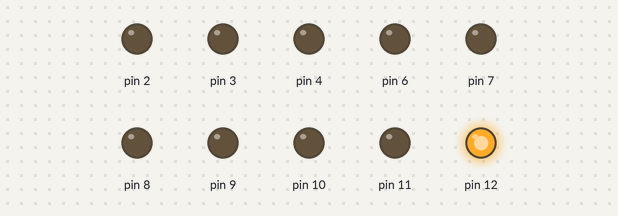
Simulated run of this sketch. Board: Arduino Uno, built with avr-gcc and run on an emulated ATmega328P. Parts: output pins drawn as LEDs (lit = HIGH).

Above: at 0.3 s.
At 10.3 s:
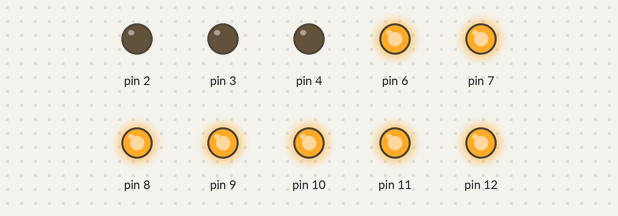
At 11.5 s:
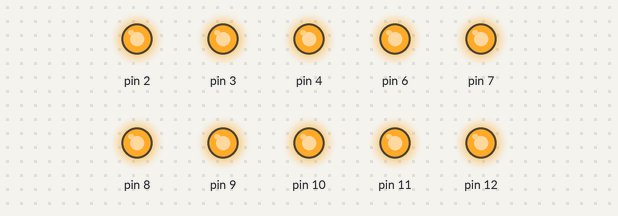
At 12.5 s:
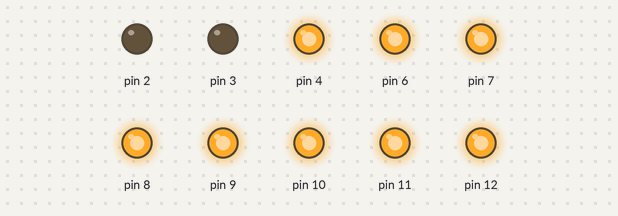
At 13.5 s:
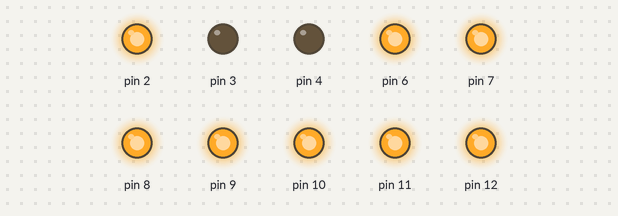
At 17.0 s:
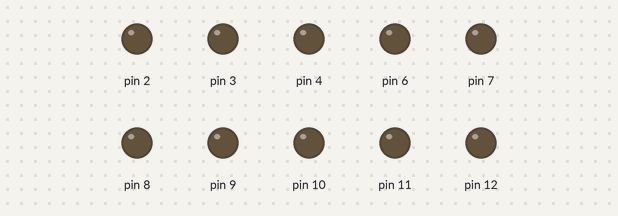
Timing chart, 0 to 20.7 s (numbered marks = the images above):
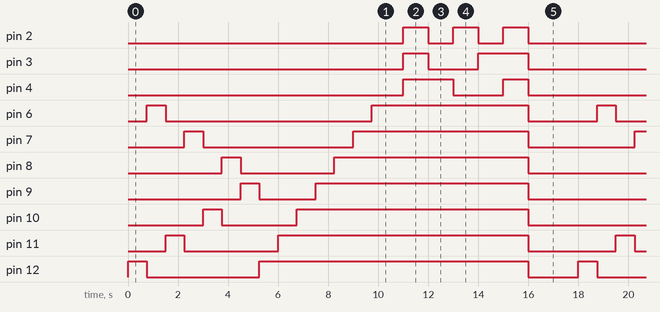

The sketch:

Diodes_and_LED_Loop.ino
```cpp
// C++ code
//
void setup()
{
  pinMode(12, OUTPUT);
  pinMode(11, OUTPUT);
  pinMode(10, OUTPUT);
  pinMode(9, OUTPUT);
  pinMode(8, OUTPUT);
  pinMode(7, OUTPUT);
  pinMode(6, OUTPUT);
  pinMode(4, OUTPUT);
  pinMode(3, OUTPUT);
  pinMode(2, OUTPUT);
}

void loop()
{
  //po kolei zapalanie
  digitalWrite(12, HIGH);
  delay(750); // Wait for 750 millisecond(s)
  digitalWrite(12, LOW);
  digitalWrite(6, HIGH);
  delay(750); // Wait for 750 millisecond(s)
  digitalWrite(6, LOW);
  digitalWrite(11, HIGH);
  delay(750); // Wait for 750 millisecond(s)
  digitalWrite(11, LOW);
  digitalWrite(7, HIGH);
  delay(750); // Wait for 750 millisecond(s)
  digitalWrite(7, LOW);
  digitalWrite(10, HIGH);
  delay(750); // Wait for 750 millisecond(s)
  digitalWrite(10, LOW);
  digitalWrite(8, HIGH);
  delay(750); // Wait for 750 millisecond(s)
  digitalWrite(8, LOW);
  digitalWrite(9, HIGH);
  delay(750); // Wait for 750 millisecond(s)
  digitalWrite(9, LOW);
  //po kolei zapalaja i nie gasna
  digitalWrite(12, HIGH);
  delay(750); // Wait for 750 millisecond(s)
  digitalWrite(11, HIGH);
  delay(750); // Wait for 750 millisecond(s)
  digitalWrite(10, HIGH);
  delay(750); // Wait for 750 millisecond(s)
  digitalWrite(9, HIGH);
  delay(750); // Wait for 750 millisecond(s)
  digitalWrite(8, HIGH);
  delay(750); // Wait for 750 millisecond(s)
  digitalWrite(7, HIGH);
  delay(750); // Wait for 750 millisecond(s)
  digitalWrite(6, HIGH);
  delay(1250); // Wait for 1250 millisecond(s)
  //RGB na bialo
  digitalWrite(4, HIGH);
  digitalWrite(3, HIGH);
  digitalWrite(2, HIGH);
  delay(1000); // Wait for 1000 millisecond(s)
  //RGB na czerwono
  digitalWrite(4, HIGH);
  digitalWrite(3, LOW);
  digitalWrite(2, LOW);
  delay(1000); // Wait for 1000 millisecond(s)
  //RGB na zielono
  digitalWrite(4, LOW);
  digitalWrite(3, LOW);
  digitalWrite(2, HIGH);
  delay(1000); // Wait for 1000 millisecond(s)
  //RGB na niebiesko
  digitalWrite(4, LOW);
  digitalWrite(3, HIGH);
  digitalWrite(2, LOW);
  delay(1000); // Wait for 1000 millisecond(s)
  //RGB na bialo
  digitalWrite(4, HIGH);
  digitalWrite(3, HIGH);
  digitalWrite(2, HIGH);
  delay(1000); // Wait for 1000 millisecond(s)
  //Wszystkie gasną
  digitalWrite(12, LOW);
  digitalWrite(11, LOW);
  digitalWrite(10, LOW);
  digitalWrite(9, LOW);
  digitalWrite(8, LOW);
  digitalWrite(7, LOW);
  digitalWrite(6, LOW);
  digitalWrite(4, LOW);
  digitalWrite(3, LOW);
  digitalWrite(2, LOW);
  //Tu dodaje przerwe na koncu zeby bylo widac ze loop sie skonczyl
  delay(2000); //Wait for 2000 milliseconds;
}
```

Measured:
- by itself, pin 2: LOW → HIGH at 11.0 s, → LOW 1.0 s later, → HIGH 1.0 s later, → LOW 1.0 s later, … (12 changes in this stretch)
- by itself, pin 3: LOW → HIGH at 11.0 s, → LOW 1.0 s later, → HIGH 2.0 s later, → LOW 2.0 s later, … (8 changes in this stretch)
- by itself, pin 4: LOW → HIGH at 11.0 s, → LOW 2.0 s later, → HIGH 2.0 s later, → LOW 1.0 s later, … (8 changes in this stretch)
- by itself, pin 6: repeats every 18.0 s: LOW 8.3 s, HIGH 6.3 s, LOW 2.8 s, HIGH 0.75 s
- by itself, pin 7: repeats every 18.0 s: LOW 6.0 s, HIGH 7.0 s, LOW 4.3 s, HIGH 0.75 s
- by itself, pin 8: LOW → HIGH at 3.8 s, → LOW 0.75 s later, → HIGH 3.8 s later, → LOW 7.8 s later, … (9 changes in this stretch)
- by itself, pin 9: LOW → HIGH at 4.5 s, → LOW 0.75 s later, → HIGH 2.3 s later, → LOW 8.5 s later, … (8 changes in this stretch)
- by itself, pin 10: repeats every 18.0 s: LOW 3.0 s, HIGH 9.3 s, LOW 5.0 s, HIGH 0.75 s
